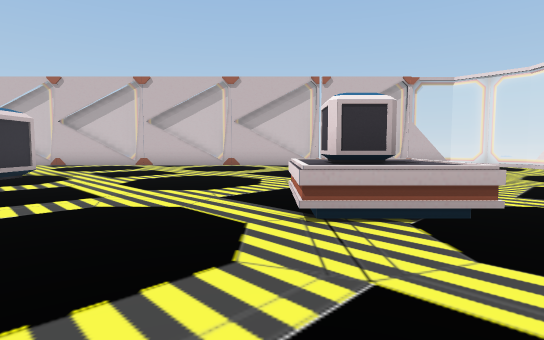
View 1 (above)

24 first-person views from a walk through a Unity game level. The camera is 1.4 m above the floor, tilts 4° down and sees 80° across. The floor is counted in squares, 2 m on a side. Each view is taken from the middle of a square. On the plan, view 1 faces up. The plan holds only what a view shows up to about 10 squares ahead; the rest is blank. The place goes on beyond the plan.

View 2
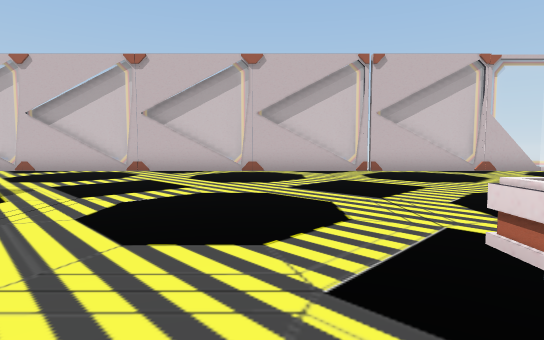

View 3
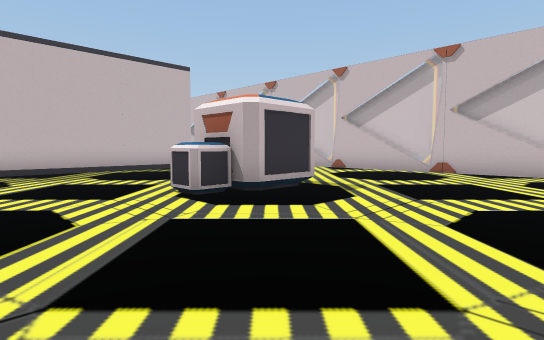

View 4
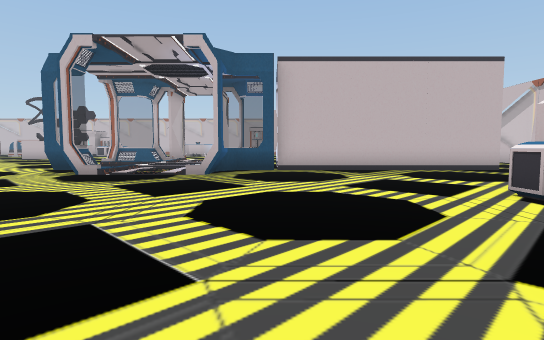

View 5
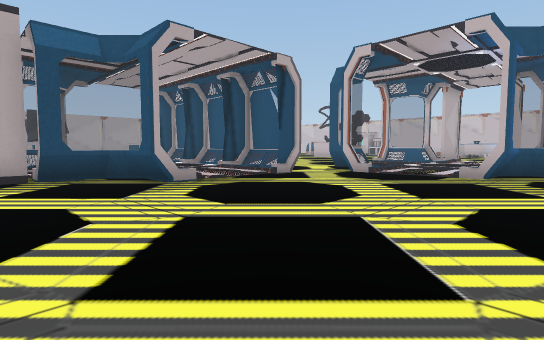

View 6
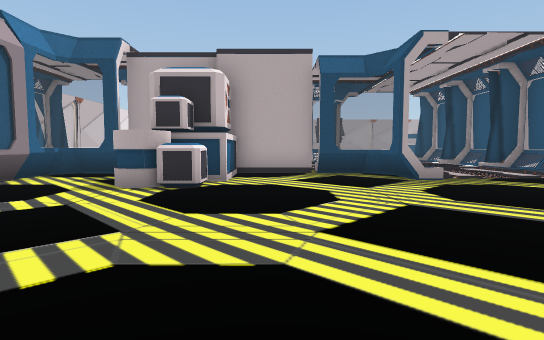

View 7
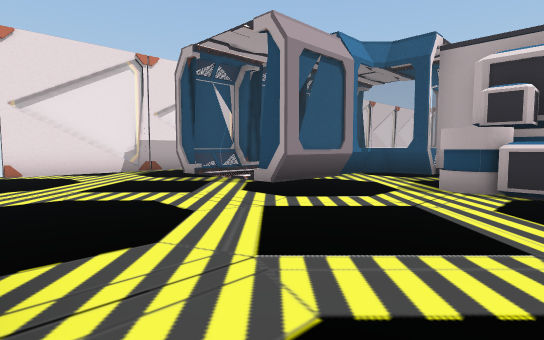

View 8
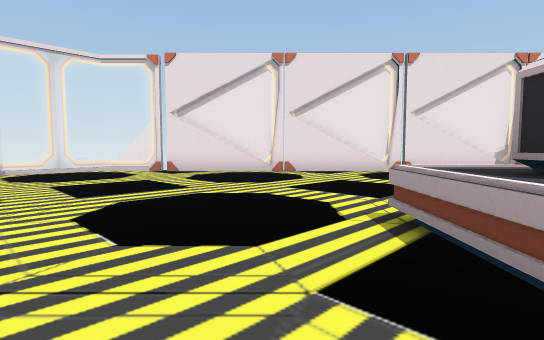

View 9
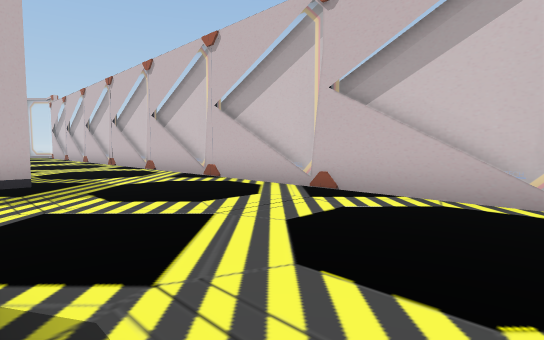

View 10
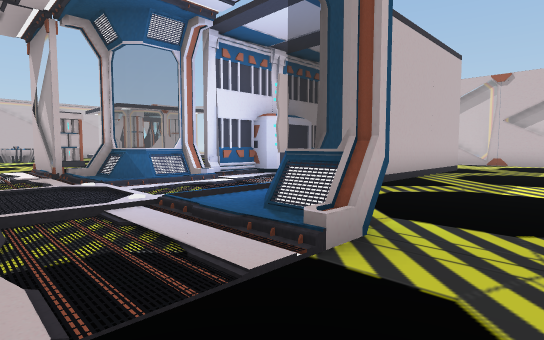

View 11
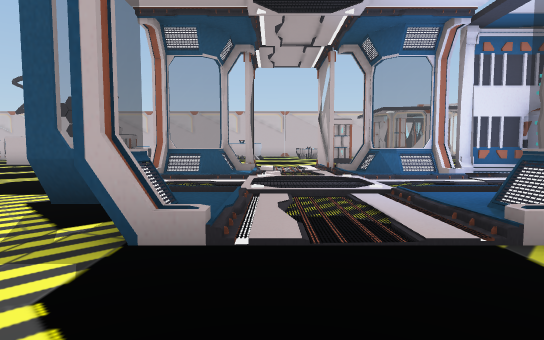

View 12
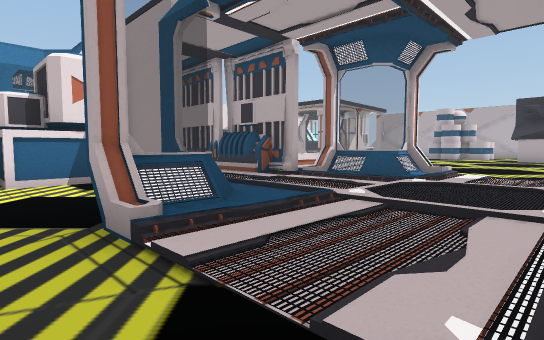

View 13
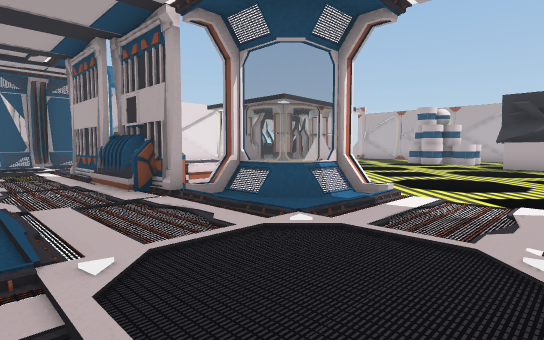

View 14
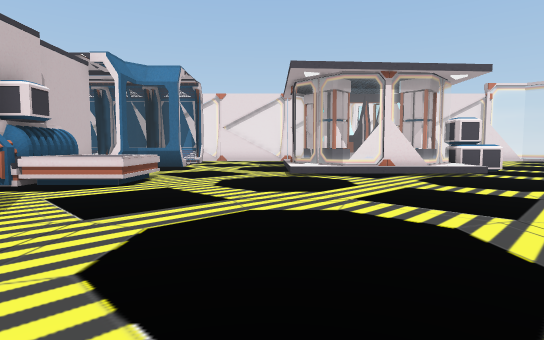

View 15
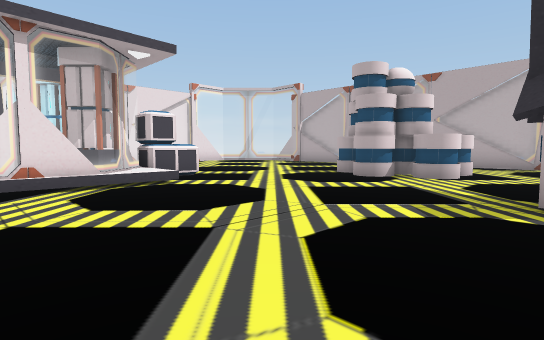

View 16
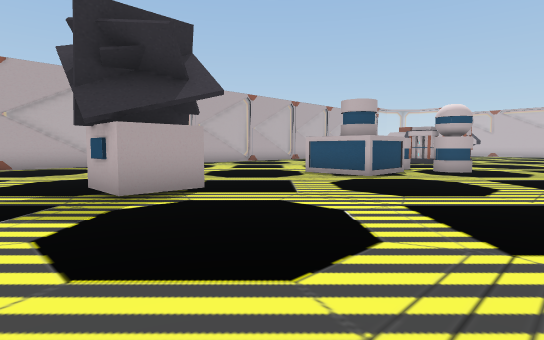

View 17
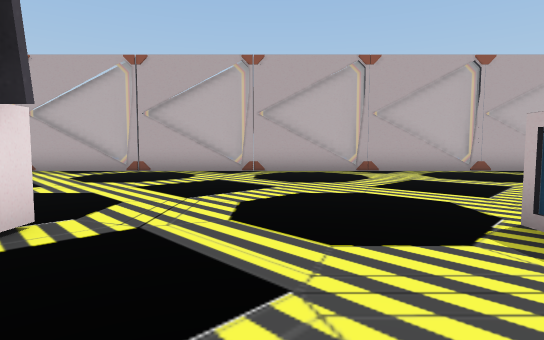

View 18
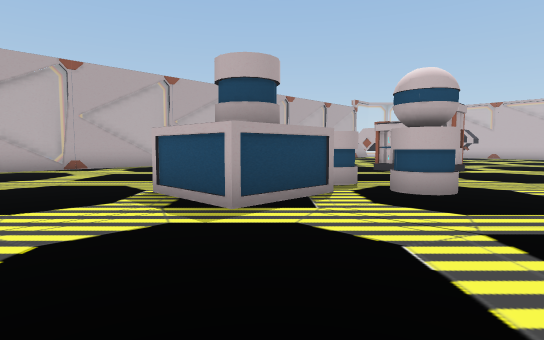

View 19
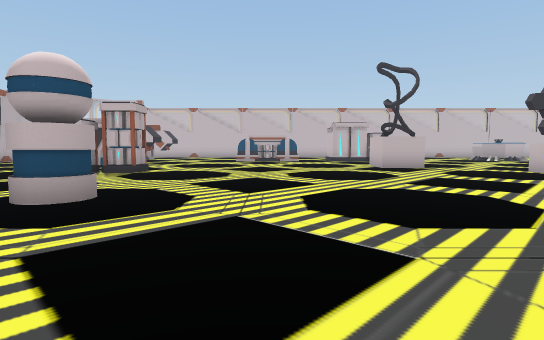

View 20
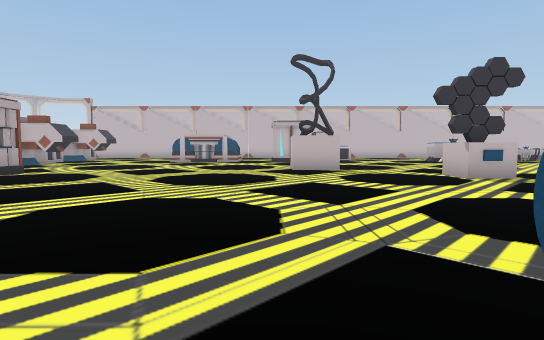

View 21
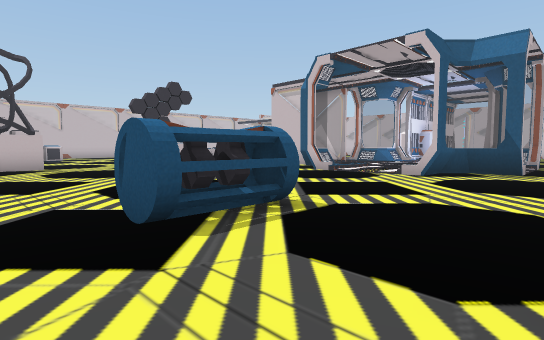

View 22
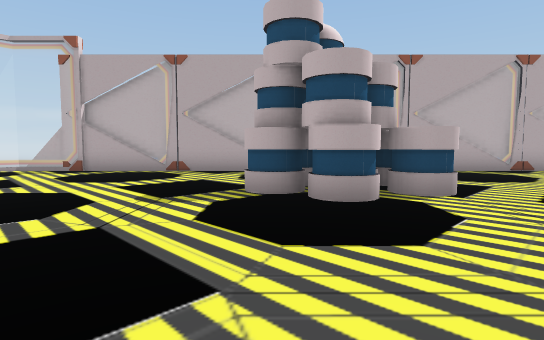

View 23
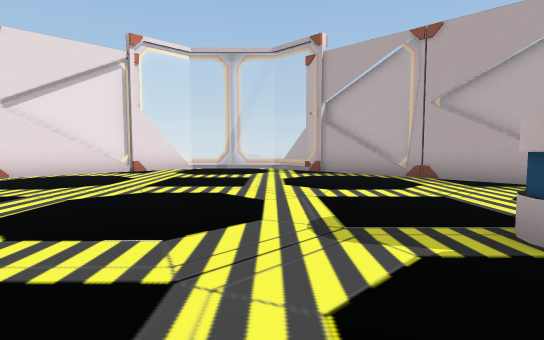

View 24
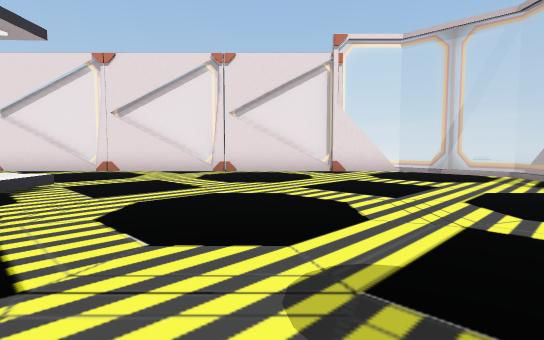

### Floor plan
Key: @ floor where view 1 was taken; # wall or solid block; x gap in a wall; . main floor; : floor 0.25 m higher than the main floor; / step, stairs or slope; = window, fence, low wall or low ledge; ^ raised ledge; C container; B battery; O other object.
Columns run from 21 left of view 1 to 9 right of it. Each row starts with its distance up from view 1.
 13       ###=##=##=###=##=##====#
 12       .......................=#
 11      .........................=
 10      .........................=
  9        ..#....................x
  8          #... CC..............=
  7          #...  C..............=
  6          #.....C..............=
  5       C  #....................=
  4       C  #............CC......=
  3       #. #..... ......CC .  ..=
  2      ##. #..... ........ .....#
  1     #=/..==...................=
  0   ###//////..........@........=
 -1   :.:./:/.....................#
 -2    ::./:/..........  ...#/.:#.=
 -3    ##=/..#=..........CO.=/ :=
 -4      =/..=..#/./#...OO .##
 -5       ......=/./==..O  .=/
 -6       ......#/./:=x######
 -7   ..  ...... :::::/...././
 -8 ..O.... .... ::::.///###./
 -9 ....... .... ////=#OOC #
-10 .......  O.  /./==.CC
-11 O........O.. /./#..CC...
-12 O...........  ..........
-13 ............. ..........
-14 ....... ..   ...........
-15 ....... ...   ......./=#      #
-16 ............  .......=##     .=
-17 .....................=##     .=
-18 .....................=#^   ...=
-19 ......OO............./C==/....=
-20 .BB.....OO............C.......=
-21   B...OO O....OO..............=
-22   B..    O....................=
-23   ..     ..........O..........=
-24         ..........OOO.........=
-25        ...........OOO.........=
-26        ...........OO .........=
-27       .............  .........
-28      ............... ........=
-29     ###=##=##=###=## ###=#==

Positions as (right, up) in squares from view 1, and headings:
1: (0, 0), facing up
2: (-1, 3), facing up
3: (-2, 3), facing up-left
4: (-2, 2), facing left
5: (-2, 2), facing down-left
6: (-2, 3), facing down
7: (-1, 3), facing down-right
8: (-1, 6), facing right
9: (-5, 8), facing up-left
10: (-9, -2), facing up-left
11: (-8, -2), facing left
12: (-8, -3), facing down-right
13: (-8, -6), facing down-right
14: (-8, -14), facing right
15: (-6, -16), facing down-right
16: (-4, -16), facing down-left
17: (-9, -19), facing down
18: (-9, -17), facing down-left
19: (-10, -16), facing left
20: (-11, -13), facing left
21: (-9, -13), facing up-left
22: (-1, -19), facing down
23: (-1, -21), facing down-right
24: (-1, -23), facing right
